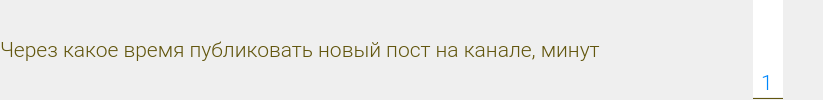
           <widget class="QFrame" name="frame_7">
            <property name="frameShape">
             <enum>QFrame::NoFrame</enum>
            </property>
            <property name="frameShadow">
             <enum>QFrame::Raised</enum>
            </property>
            <layout class="QHBoxLayout" name="horizontalLayout_7">
             <property name="spacing">
              <number>153</number>
             </property>
             <property name="leftMargin">
              <number>0</number>
             </property>
             <property name="topMargin">
              <number>0</number>
             </property>
             <property name="rightMargin">
              <number>0</number>
             </property>
             <property name="bottomMargin">
              <number>0</number>
             </property>
             <item>
              <widget class="QLabel" name="label">
               <property name="font">
                <font>
                 <family>Roboto Light</family>
                 <pointsize>-1</pointsize>
                </font>
               </property>
               <property name="styleSheet">
                <string notr="true">color: #62560e;
font-size: 21px;
    font-family: &quot;Roboto Light&quot;;</string>
               </property>
               <property name="text">
                <string>Через какое время публиковать новый пост на канале, минут</string>
               </property>
              </widget>
             </item>
             <item>
              <widget class="QFrame" name="frame_12">
               <property name="frameShape">
                <enum>QFrame::NoFrame</enum>
               </property>
               <property name="frameShadow">
                <enum>QFrame::Raised</enum>
               </property>
               <layout class="QVBoxLayout" name="verticalLayout_5">
                <property name="spacing">
                 <number>0</number>
                </property>
                <property name="leftMargin">
                 <number>0</number>
                </property>
                <property name="topMargin">
                 <number>0</number>
                </property>
                <property name="rightMargin">
                 <number>0</number>
                </property>
                <property name="bottomMargin">
                 <number>0</number>
                </property>
                <item>
                 <widget class="QSpinBox" name="minutesField">
                  <property name="sizePolicy">
                   <sizepolicy hsizetype="Preferred" vsizetype="Preferred">
                    <horstretch>0</horstretch>
                    <verstretch>0</verstretch>
                   </sizepolicy>
                  </property>
                  <property name="minimumSize">
                   <size>
                    <width>21</width>
                    <height>14</height>
                   </size>
                  </property>
                  <property name="maximumSize">
                   <size>
                    <width>16777215</width>
                    <height>16777215</height>
                   </size>
                  </property>
                  <property name="font">
                   <font>
                    <family>Roboto Light</family>
                    <pointsize>-1</pointsize>
                    <weight>50</weight>
                    <bold>false</bold>
                    <underline>false</underline>
                   </font>
                  </property>
                  <property name="styleSheet">
                   <string notr="true">QAbstractSpinBox {
    color: #0087fc;
font-size: 21px;
    font-family: &quot;Roboto Light&quot;;
}</string>
                  </property>
                  <property name="frame">
                   <bool>false</bool>
                  </property>
                  <property name="alignment">
                   <set>Qt::AlignBottom|Qt::AlignHCenter</set>
                  </property>
                  <property name="buttonSymbols">
                   <enum>QAbstractSpinBox::NoButtons</enum>
                  </property>
                  <property name="accelerated">
                   <bool>false</bool>
                  </property>
                  <property name="keyboardTracking">
                   <bool>true</bool>
                  </property>
                  <property name="maximum">
                   <number>100000</number>
                  </property>
                  <property name="value">
                   <number>1</number>
                  </property>
                 </widget>
                </item>
                <item>
                 <widget class="Line" name="line_3">
                  <property name="maximumSize">
                   <size>
                    <width>30</width>
                    <height>16777215</height>
                   </size>
                  </property>
                  <property name="autoFillBackground">
                   <bool>false</bool>
                  </property>
                  <property name="styleSheet">
                   <string notr="true">color: #62560E</string>
                  </property>
                  <property name="frameShadow">
                   <enum>QFrame::Plain</enum>
                  </property>
                  <property name="orientation">
                   <enum>Qt::Horizontal</enum>
                  </property>
                 </widget>
                </item>
               </layout>
              </widget>
             </item>
             <item>
              <spacer name="horizontalSpacer_3">
               <property name="orientation">
                <enum>Qt::Horizontal</enum>
               </property>
               <property name="sizeHint" stdset="0">
                <size>
                 <width>40</width>
                 <height>20</height>
                </size>
               </property>
              </spacer>
             </item>
            </layout>
           </widget>
